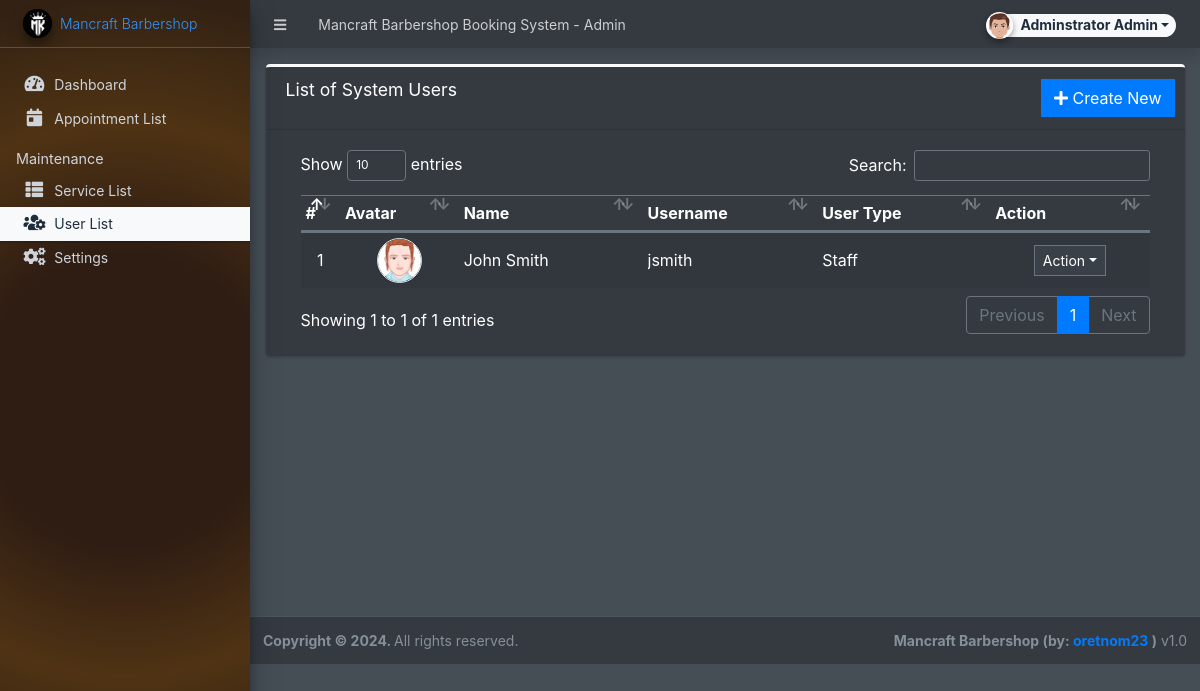
Page /admin/?page=user/list (signed in) on the committed database.
### tables this page shows
CREATE TABLE `users` (
  `id` int(50) NOT NULL,
  `firstname` varchar(250) NOT NULL,
  `middlename` text DEFAULT NULL,
  `lastname` varchar(250) NOT NULL,
  `username` text NOT NULL,
  `password` text NOT NULL,
  `avatar` text DEFAULT NULL,
  `last_login` datetime DEFAULT NULL,
  `type` tinyint(1) NOT NULL DEFAULT 0,
  `status` int(1) NOT NULL DEFAULT 1 COMMENT '0=not verified, 1 = verified',
  `date_added` datetime NOT NULL DEFAULT current_timestamp(),
  `date_updated` datetime DEFAULT NULL ON UPDATE current_timestamp()
);

### config.php (called while the page is built, shortened)
<?php
function validate_image($file){
	if(!empty($file)){
        $ex = explode('?',$file);
        $file = $ex[0];
        $param =  isset($ex[1]) ? '?'.$ex[1]  : '';
		if(is_file(base_app.$file)){
			return base_url.$file.$param;
		}else{
			return base_url.'dist/img/no-image-available.png';
		}
	}else{
		return base_url.'dist/img/no-image-available.png';
	}
}
?>

### admin/user/list.php (the view, shortened to what this page needs)
<div class="card card-outline card-primary">
	<div class="card-header">
		<h3 class="card-title">List of System Users</h3>
		<div class="card-tools">
			<a href="?page=user/manage_user" class="btn btn-flat btn-primary"><span class="fas fa-plus"></span>  Create New</a>
		</div>
	</div>
	<div class="card-body">
		<div class="container-fluid">
        <div class="container-fluid">
			<table class="table table-hover table-striped">
				<!-- <colgroup>
					<col width="5%">
					<col width="10%">
					<col width="20%">
					<col width="20%">
					<col width="15%">
					<col width="15%">
					<col width="10%">
				</colgroup> -->
				<thead>
					<tr>
						<th>#</th>
						<th>Avatar</th>
						<th>Name</th>
						<th>Username</th>
						<th>User Type</th>
						<th>Action</th>
					</tr>
				</thead>
				<tbody>
					<?php
						$i = 1;
						$qry = $conn->query("SELECT *,concat(firstname,' ',lastname) as name from `users` where id != '1' order by concat(firstname,' ',lastname) asc ");
						while($row = $qry->fetch_assoc()):
					?>
						<tr>
							<td class="text-center"><?php echo $i++; ?></td>
							<td class="text-center"><img src="<?php echo validate_image($row['avatar']) ?>" class="img-avatar img-thumbnail p-0 border-2" alt="user_avatar"></td>
							<td><?php echo ucwords($row['name']) ?></td>
							<td ><p class="m-0 truncate-1"><?php echo $row['username'] ?></p></td>
							<td ><p class="m-0"><?php echo ($row['type'] == 1 )? "Adminstrator" : "Staff" ?></p></td>
							<td align="center">
								 <button type="button" class="btn btn-flat btn-default btn-sm dropdown-toggle dropdown-icon" data-toggle="dropdown">
				                  		Action
				                  </button>
							</td>
						</tr>
					<?php endwhile; ?>
				</tbody>
			</table>
		</div>
		</div>
	</div>
</div>

### admin/user/list.php (style rules this page uses)
.img-avatar { width:45px; height:45px; object-fit:cover; object-position:center center; border-radius:100%; }

### rows in the picture
users: avatar (picture), name "John Smith", username "jsmith", type "Staff"

### other values in the picture
$_settings->info('name') "Mancraft Barbershop Booking System"
$_settings->userdata('firstname').' '.$_settings->userdata('lastname') "Adminstrator Admin"
$_settings->info('short_name') "Mancraft Barbershop"
